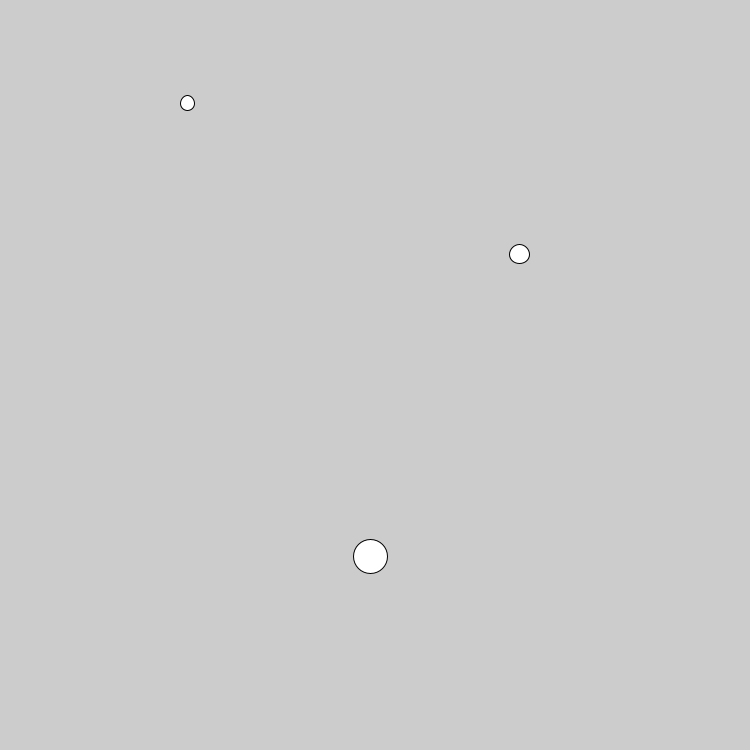
Frame 1 (no input)
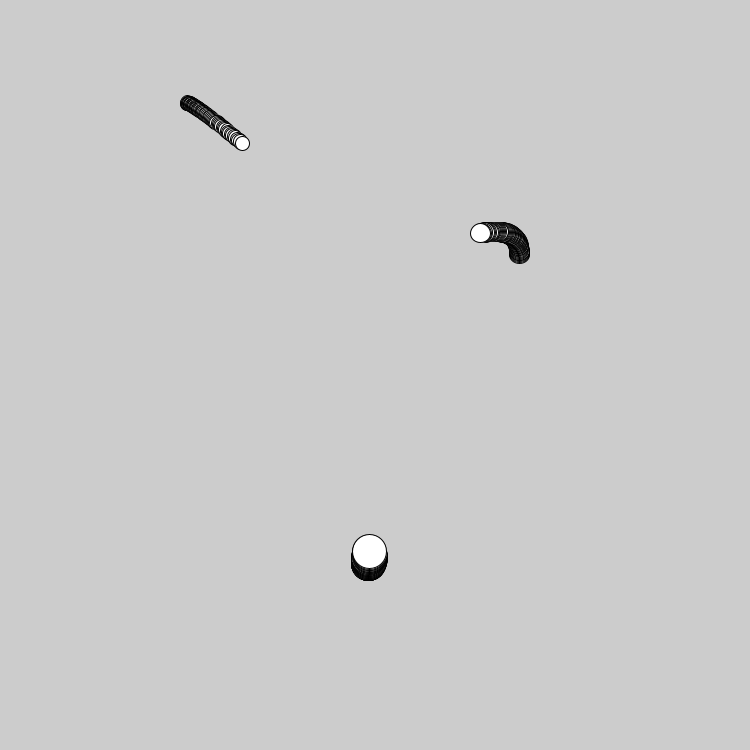
Frame 60 (the mouse pressed at the canvas centre just before this capture)
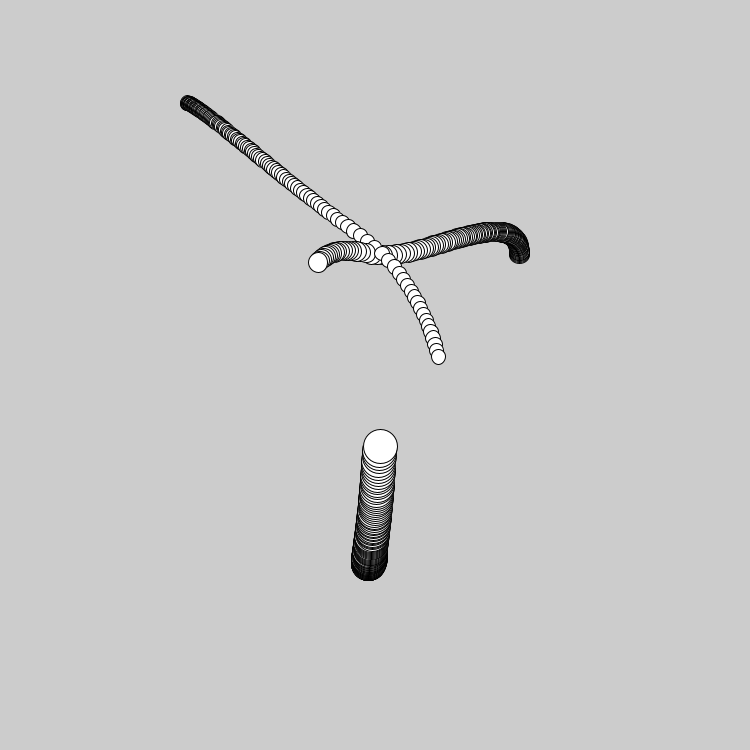
Frame 120 (the mouse held since frame 60 and released just before this capture)

The Processing sketch that drew these frames (run headless with seeded random() and noise(); from frame 60 on, the mouse is pressed at the canvas centre):

// Processing sketch: day_17_jan_25_17
// ── day_17_jan_25_17.pde
Planet[] ps = new Planet[3];

void setup() {
  size(750, 750);
  for(int i = 0; i < ps.length; i++) {
    ps[i] = new Planet(random(5, 50), new PVector(random(width), random(height)), new PVector(random(-1, 1), random(-1, 1)));
  }
}

void draw() {
  for(Planet p1 : ps) {
    for(Planet p2 : ps) {
      if(p1 != p2) {
        p2.attract(p1);
      }
    }
  }
  float x = 0;
  float y = 0;
  float total = 0.0;
  for(Planet p : ps) {
    x += p.pos.x*p.m;
    y += p.pos.y*p.m;
    total += p.m;
  }
  x /= total;
  y /= total;
  translate(-x+width/2, -y+height/2);
  for(Planet p : ps) {
    p.update();
    p.draw();
  }
}

class Planet {
  Planet(float m, PVector pos, PVector vel) {
    this.m = m;
    this.pos = pos;
    this.vel = vel;
    this.acc = new PVector(0, 0);
  }

  void attract(Planet other) {
    PVector force = pos.get();
    force.sub(other.pos);
    force.normalize();
    float d = dist(pos.x, pos.y, other.pos.x, other.pos.y);
    float strength = 100*m*other.m/(d*d);
    strength = min(strength, 10);
    force.mult(strength);
    other.applyForce(force);
  }

  void applyForce(PVector force) {
    PVector f = force.get();
    f.div(m);
    acc.add(f);
  }

  void update() {
    vel.add(acc);
    pos.add(vel);
    acc = new PVector(0, 0);
  }

  void draw() {
    ellipse(pos.x, pos.y, m, m);
  }

  float m;
  PVector pos, vel, acc;
}
